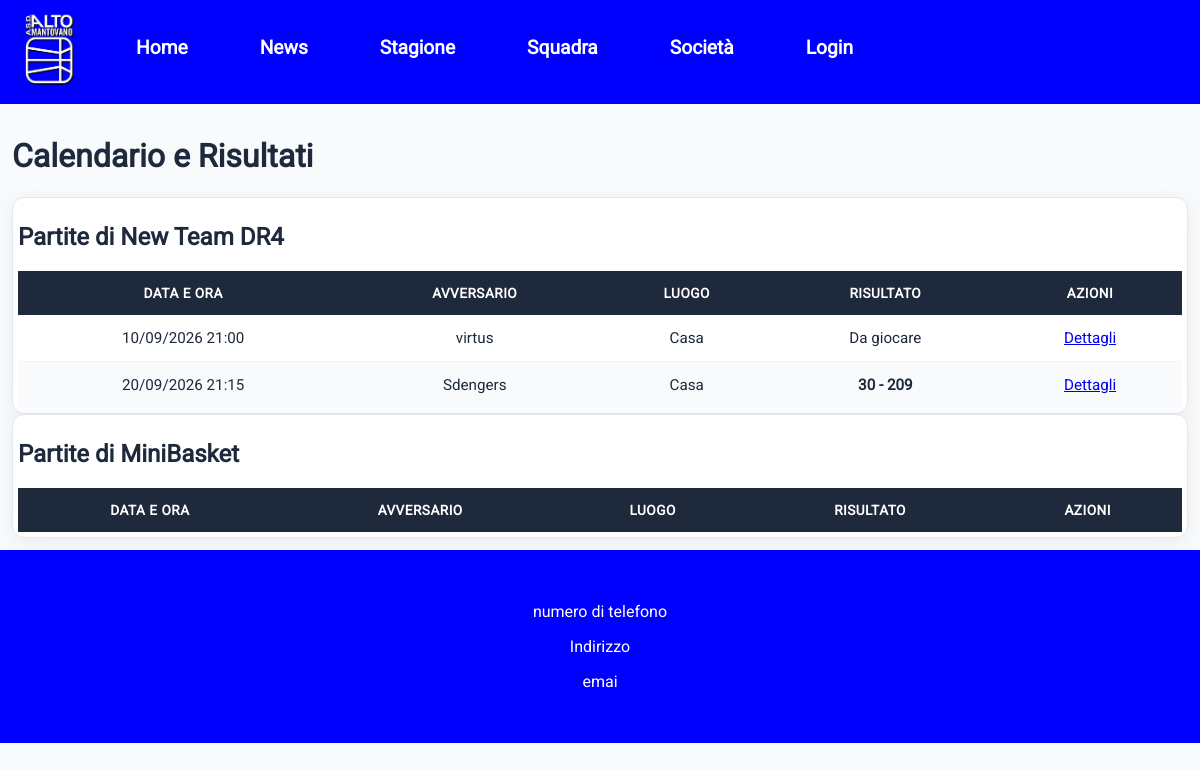
/teams/partite/, run on an earlier commit of the app's database.
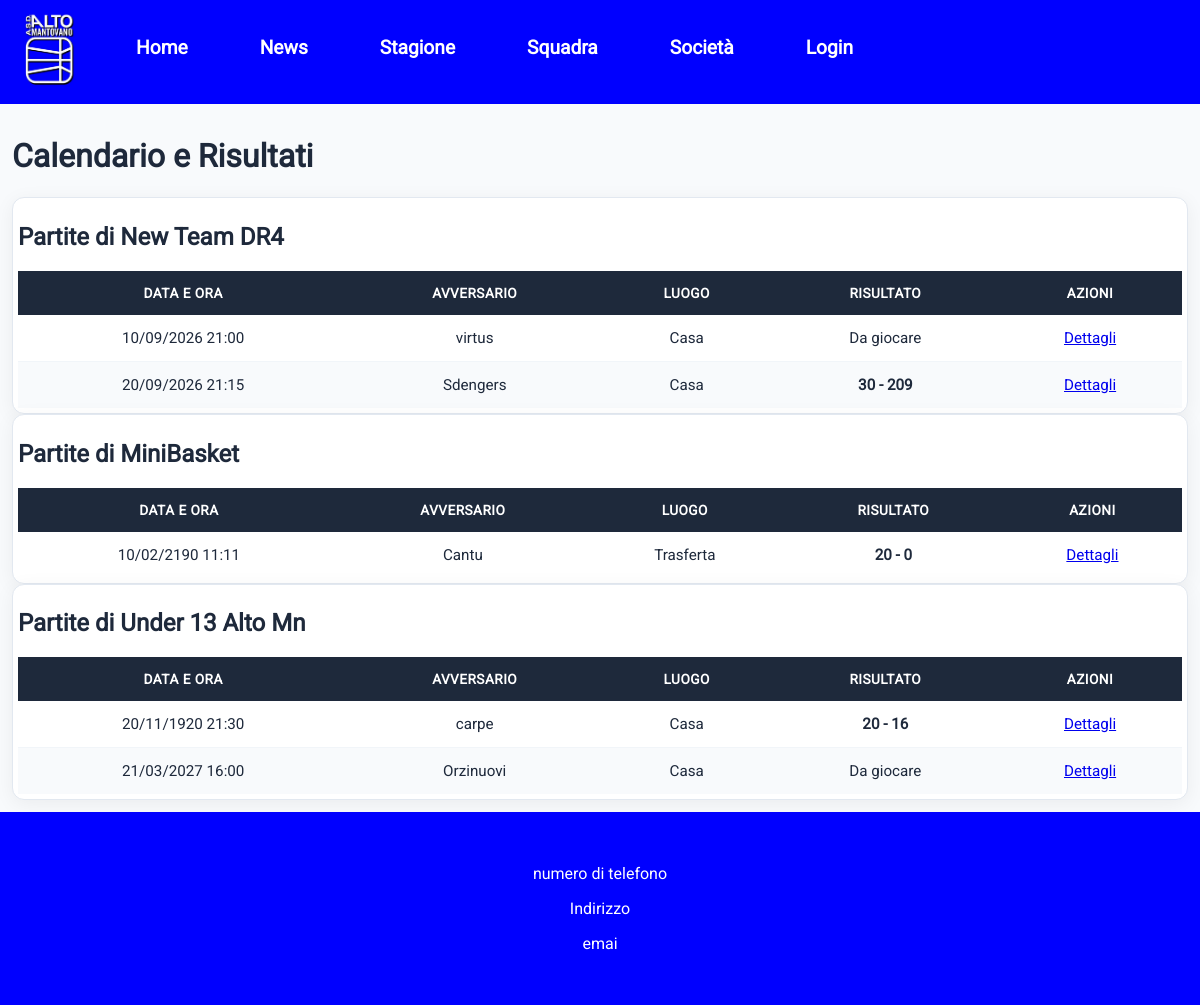
And on a later commit of the database.
### teams/models.py (models this page shows, shortened)
class Squadre(models.Model):
    nome = models.CharField(max_length=50)
    categoria = models.CharField(max_length=50)
    allenatori = models.ManyToManyField(
        settings.AUTH_USER_MODEL,
        limit_choices_to={'ruolo':'allenatori'},
        blank=True,
        related_name='squadre'
    )

class Matches(models.Model):
    LOCATION_CHOICES = (
        ('HOME', 'Casa'),
        ('AWAY', 'Trasferta'),
    )
    team = models.ForeignKey(Squadre, related_name='matches',on_delete=models.CASCADE)
    avversari = models.CharField( max_length=50)
    giornoPartita = models.DateTimeField(auto_now=False, auto_now_add=False)
    giocata = models.BooleanField(default=False)
    location_type=models.CharField(choices=LOCATION_CHOICES, max_length=4)
    indirizzo = models.CharField(max_length=100)
    puntiFatti = models.PositiveIntegerField(null=True,blank=True)
    puntiSubiti = models.PositiveIntegerField(null=True,blank=True)
    players_stats = models.ManyToManyField(
        settings.AUTH_USER_MODEL,
        through='PlayerMatchStats',
        related_name='match_performances'
    )
    class Meta:
        ordering = ['giornoPartita']
        verbose_name_plural = "Matches"

### teams/views.py (the view)
# urls.py: path('partite/',MatchListView.as_view(),name='partite'),
class MatchListView(ListView):
    model=Matches
    template_name='teams/match_list.html'
    paginate_by = 10
    def get_context_data(self, **kwargs):
        context = super().get_context_data(**kwargs)
        context['squadre'] = Squadre.objects.all()
        context['matches'] = Matches.objects.all()
        return context

### teams/templates/teams/match_list.html
{% extends "template.html" %}
{% block content%}
    <h1>Calendario e Risultati</h1>
    {% for squadra in squadre %}
    <div class="table-container">
      <h2>Partite di {{ squadra.nome }}</h2>
      <table class="custom-table">
        <thead class="table-dark">
          <tr>
            <th>Data e Ora</th>
            <th>Avversario</th>
            <th>Luogo</th>
            <th>Risultato</th>
            <th>Azioni</th>
          </tr>
        </thead>
        <tbody>
          {% for match in matches %}
            {% if match.team.nome == squadra.nome %}
            <tr>
              <td>{{ match.giornoPartita|date:"d/m/Y H:i" }}</td>
              <td>{{ match.avversari }}</td>
              <td>{{ match.get_location_type_display }}</td>
              <td>
                {% if match.giocata %}
                  <strong>{{ match.puntiFatti }} - {{ match.puntiSubiti }}</strong>
                {% else %}
                  <span class="badge bg-warning text-dark">Da giocare</span>
                {% endif %}
              </td>
              <td>
                <a href="{% url "statsPartita" match.id %}" class="btn btn-sm btn-outline-primary">Dettagli</a>
              </td>
            </tr>
            {% endif %}
          {% empty %}
            <tr>
              <td colspan="6" class="text-center">Nessuna partita in programma al momento.</td>
            </tr>
          {% endfor %}
        </tbody>
      </table>
      </div>
    {% endfor %}
  </div>
{% endblock %}

### templates/template.html (shortened to what this page needs)
{% load static %}
<!DOCTYPE html>
<html lang="en">
<head>
    <link rel="stylesheet" href="{% static "template.css" %}">
</head>
<body >
    <nav>
        <ul>
            <li><img src="{% static "logo.jpeg" %}" class="nav_logo"></li>
            <a href=" {% url 'home' %} "><li class = "linkNavBar">Home</li></a>
            <a href=" {% url 'news_list' %} "><li class = "linkNavBar">News</li></a>
            <a href=" {% url "partite" %}"> <li class = "linkNavBar">Stagione</li></a>
            <li class = "linkNavBar">Squadra</li>
            <li class = "linkNavBar">Società</li>
            <a href=" {% url 'login' %} "><li class = "linkNavBar">Login</li></a>
        </ul>
    </nav>
    <div class="container">
        {% block content %}
        {% endblock %}
    <footer>
        <p>numero di telefono</p>
        <p>Indirizzo</p>
        <p>emai</p>
    </footer>
</body>
</html>

### static/template.css (style rules this page uses)
body { background-color: #f8fafc; display: grid; grid-template-columns: auto; margin: 0; padding: 0; font-family: "Roboto", sans-serif; overflow-x: hidden; color: #1e293b; }
.container { margin: 1%; }
nav ul { list-style-type: none; margin: 0; padding: 0; background-color: blue; overflow: hidden; float: center; }
nav li { float: left; color: white; text-align: center; }
.nav_logo { height: 100px; width: auto; justify-content: space-between; }
.linkNavBar { margin: 3%; font-size: larger; color: white; text-decoration: none; font-weight: bold; transition: opacity 0.2s ease; }
footer { background-color: blue; color: white; padding: 3%; text-align: center; }
.table-container { flex: 1; min-width: 0; width: 100%; max-width: 100%; box-sizing: border-box; overflow-x: auto; overflow-y: hidden; background: #ffffff; border-radius: 12px; box-shadow: 0 4px 20px rgba(0, 0, 0, 0.06); border: 1px solid #e2e8f0; margin: 0; padding: 5px; }
.custom-table { width: 100%; min-width: 650px; border-collapse: collapse; font-size: 0.95rem; text-align: center; box-sizing: border-box; }
.custom-table thead tr { background-color: #1e293b; color: #ffffff; font-weight: 600; text-transform: uppercase; font-size: 0.85rem; letter-spacing: 0.5px; }
.custom-table th, .custom-table td { padding: 14px 18px; white-space: nowrap; }
.custom-table tbody tr { border-bottom: 1px solid #f1f5f9; transition: background-color 0.2s ease; }
.custom-table tbody tr:nth-of-type(even) { background-color: #f8fafc; }
.custom-table tbody tr:last-of-type { border-bottom: none; }

What changed in the data, as far as the page shows it:
added Matches: giornoPartita "10/02/2190 11:11", avversari "Cantu", location_type "Trasferta", puntiFatti "20", puntiSubiti "0", shown under Squadre "MiniBasket"
added Squadre: nome "Under 13 Alto Mn"
added Matches: giornoPartita "20/11/1920 21:30", avversari "carpe", location_type "Casa", puntiFatti "20", puntiSubiti "16", shown under "Under 13 Alto Mn"
added Matches: giornoPartita "21/03/2027 16:00", avversari "Orzinuovi", location_type "Casa", giocata "Da giocare", shown under "Under 13 Alto Mn"
